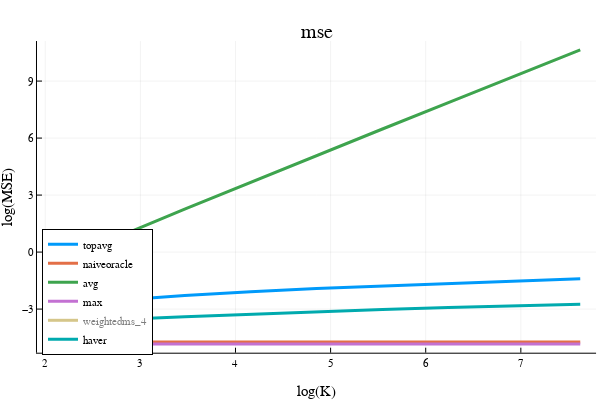

Here is the notebook cell this chart was saved with:
### Code cell
x = opt.K_ary
i = 1; plot(log.(x), log.(mse[:,i]), label=estimator_names[i], linewidth=3)
i = 2; plot!(log.(x), log.(mse[:,i]), label=estimator_names[i], linewidth=3)
i = 3; plot!(log.(x), log.(mse[:,i]), label=estimator_names[i], linewidth=3) 
i = 4; plot!(log.(x), log.(mse[:,i]), label=estimator_names[i], linewidth=3)
i = 5; plot!(log.(x), log.(mse[:,i]), label=estimator_names[i], linewidth=3)
i = 6; plot!(log.(x), log.(mse[:,i]), label=estimator_names[i], linewidth=3)
plot!(xlabel="log(K)", ylabel="log(MSE)", legend=:bottomleft)  
title!("mse")

### Figure 1 — Plotly figure (JSON) as saved in the notebook; plotly's stock layout.template omitted (floating-point values rounded to 4 significant figures)
{"data": [{"colorbar": {"title": {"text": ""}}, "legendgroup": "topavg", "line": {"color": "rgba(0, 154, 250, 1.000)", "dash": "solid", "shape": "linear", "width": 3}, "mode": "lines", "name": "topavg", "showlegend": true, "type": "scatter", "x": [2.079, 2.773, 3.466, 4.159, 4.852, 5.545, 6.238, 6.931, 7.625], "xaxis": "x", "y": [-2.854, -2.54, -2.289, -2.086, -1.922, -1.79, -1.636, -1.5, -1.401], "yaxis": "y", "zmax": null, "zmin": null}, {"colorbar": {"title": {"text": ""}}, "legendgroup": "naiveoracle", "line": {"color": "rgba(227, 111, 71, 1.000)", "dash": "solid", "shape": "linear", "width": 3}, "mode": "lines", "name": "naiveoracle", "showlegend": true, "type": "scatter", "x": [2.079, 2.773, 3.466, 4.159, 4.852, 5.545, 6.238, 6.931, 7.625], "xaxis": "x", "y": [-4.729, -4.729, -4.729, -4.729, -4.729, -4.729, -4.729, -4.729, -4.729], "yaxis": "y", "zmax": null, "zmin": null}, {"colorbar": {"title": {"text": ""}}, "legendgroup": "avg", "line": {"color": "rgba(62, 164, 78, 1.000)", "dash": "solid", "shape": "linear", "width": 3}, "mode": "lines", "name": "avg", "showlegend": true, "type": "scatter", "x": [2.079, 2.773, 3.466, 4.159, 4.852, 5.545, 6.238, 6.931, 7.625], "xaxis": "x", "y": [-0.7158, 0.8099, 2.262, 3.681, 5.083, 6.477, 7.868, 9.256, 10.64], "yaxis": "y", "zmax": null, "zmin": null}, {"colorbar": {"title": {"text": ""}}, "legendgroup": "max", "line": {"color": "rgba(195, 113, 210, 1.000)", "dash": "solid", "shape": "linear", "width": 3}, "mode": "lines", "name": "max", "showlegend": true, "type": "scatter", "x": [2.079, 2.773, 3.466, 4.159, 4.852, 5.545, 6.238, 6.931, 7.625], "xaxis": "x", "y": [-4.831, -4.831, -4.831, -4.831, -4.831, -4.831, -4.831, -4.831, -4.831], "yaxis": "y", "zmax": null, "zmin": null}, {"colorbar": {"title": {"text": ""}}, "legendgroup": "weightedms_4", "line": {"color": "rgba(172, 142, 24, 1.000)", "dash": "solid", "shape": "linear", "width": 3}, "mode": "lines", "name": "weightedms_4", "showlegend": true, "type": "scatter", "visible": "legendonly", "x": [2.079, 2.773, 3.466, 4.159, 4.852, 5.545, 6.238, 6.931, 7.625], "xaxis": "x", "y": [-4.747, -4.747, -4.747, -4.747, -4.747, -4.747, -4.747, -4.747, -4.747], "yaxis": "y", "zmax": null, "zmin": null}, {"colorbar": {"title": {"text": ""}}, "legendgroup": "haver", "line": {"color": "rgba(0, 170, 174, 1.000)", "dash": "solid", "shape": "linear", "width": 3}, "mode": "lines", "name": "haver", "showlegend": true, "type": "scatter", "x": [2.079, 2.773, 3.466, 4.159, 4.852, 5.545, 6.238, 6.931, 7.625], "xaxis": "x", "y": [-3.643, -3.55, -3.397, -3.268, -3.155, -3.025, -2.921, -2.844, -2.748], "yaxis": "y", "zmax": null, "zmin": null}], "layout": {"annotations": [{"font": {"color": "rgba(0, 0, 0, 1)", "family": "sans-serif", "size": 20}, "rotation": 0, "showarrow": false, "text": "mse", "x": 0.5275, "xanchor": "center", "xref": "paper", "y": 1, "yanchor": "top", "yref": "paper"}], "height": 400, "legend": {"bgcolor": "rgba(255, 255, 255, 1.000)", "bordercolor": "rgba(0, 0, 0, 1)", "borderwidth": 1, "font": {"color": "rgba(0, 0, 0, 1)", "family": "sans-serif", "size": 11}, "title": {"font": {"color": "rgba(0, 0, 0, 1)", "family": "sans-serif", "size": 15}, "text": ""}, "tracegroupgap": 0, "traceorder": "normal", "x": 0.07, "xanchor": "left", "y": 0.07, "yanchor": "bottom"}, "margin": {"b": 20, "l": 0, "r": 0, "t": 20}, "paper_bgcolor": "rgba(255, 255, 255, 1.000)", "plot_bgcolor": "rgba(255, 255, 255, 1.000)", "showlegend": true, "width": 600, "xaxis": {"anchor": "y", "domain": [0.06165, 0.9934], "gridcolor": "rgba(0, 0, 0, 0.1)", "gridwidth": 0.5, "linecolor": "rgba(0, 0, 0, 1)", "mirror": false, "range": [1.913, 7.791], "showgrid": true, "showline": true, "showticklabels": true, "tickangle": 0, "tickcolor": "rgb(0, 0, 0)", "tickfont": {"color": "rgba(0, 0, 0, 1)", "family": "sans-serif", "size": 11}, "tickmode": "array", "ticks": "inside", "ticktext": ["2", "3", "4", "5", "6", "7"], "tickvals": [2, 3, 4, 5, 6, 7], "title": {"font": {"color": "rgba(0, 0, 0, 1)", "family": "sans-serif", "size": 15}, "text": "log(K)"}, "type": "linear", "visible": true, "zeroline": false, "zerolinecolor": "rgba(0, 0, 0, 1)"}, "yaxis": {"anchor": "x", "domain": [0.07581, 0.9415], "gridcolor": "rgba(0, 0, 0, 0.1)", "gridwidth": 0.5, "linecolor": "rgba(0, 0, 0, 1)", "mirror": false, "range": [-5.296, 11.11], "showgrid": true, "showline": true, "showticklabels": true, "tickangle": 0, "tickcolor": "rgb(0, 0, 0)", "tickfont": {"color": "rgba(0, 0, 0, 1)", "family": "sans-serif", "size": 11}, "tickmode": "array", "ticks": "inside", "ticktext": ["−3", "0", "3", "6", "9"], "tickvals": [-3, 0, 3, 6, 9], "title": {"font": {"color": "rgba(0, 0, 0, 1)", "family": "sans-serif", "size": 15}, "text": "log(MSE)"}, "type": "linear", "visible": true, "zeroline": false, "zerolinecolor": "rgba(0, 0, 0, 1)"}}}
